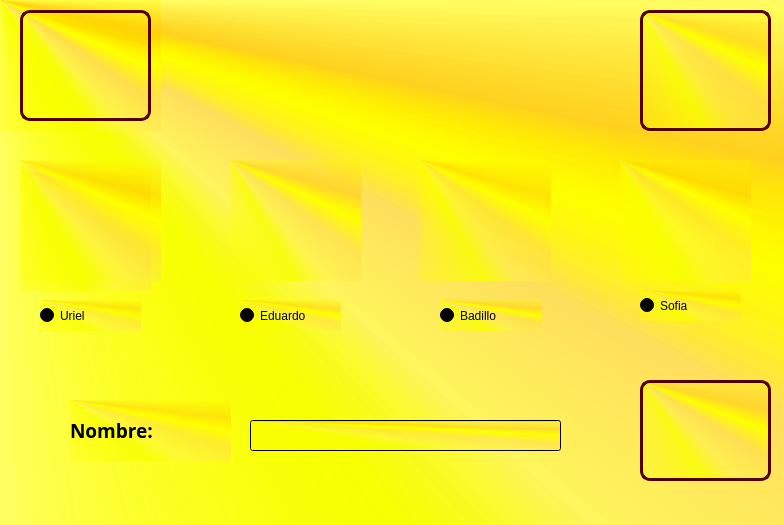
<?xml version="1.0" encoding="UTF-8"?>
<ui version="4.0">
 <class>MainWindow</class>
 <widget class="QMainWindow" name="MainWindow">
  <property name="geometry">
   <rect>
    <x>0</x>
    <y>0</y>
    <width>784</width>
    <height>525</height>
   </rect>
  </property>
  <property name="windowTitle">
   <string>MainWindow</string>
  </property>
  <property name="styleSheet">
   <string notr="true">background-color: rgb(255, 167, 169);
background-color: qconicalgradient(cx:0, cy:0, angle:135, stop:0 rgba(255, 255, 0, 69), stop:0.375 rgba(255, 255, 0, 69), stop:0.423533 rgba(251, 255, 0, 145), stop:0.45 rgba(247, 255, 0, 208), stop:0.477581 rgba(255, 244, 71, 130), stop:0.518717 rgba(255, 218, 71, 130), stop:0.55 rgba(255, 255, 0, 255), stop:0.57754 rgba(255, 203, 0, 130), stop:0.625 rgba(255, 255, 0, 69), stop:1 rgba(255, 255, 0, 69));</string>
  </property>
  <widget class="QWidget" name="centralwidget">
   <widget class="QLabel" name="label">
    <property name="geometry">
     <rect>
      <x>0</x>
      <y>0</y>
      <width>161</width>
      <height>131</height>
     </rect>
    </property>
    <property name="text">
     <string/>
    </property>
    <property name="pixmap">
     <pixmap>:/Variadas/logo uat.jpg</pixmap>
    </property>
    <property name="scaledContents">
     <bool>true</bool>
    </property>
   </widget>
   <widget class="QLabel" name="label_3">
    <property name="geometry">
     <rect>
      <x>640</x>
      <y>380</y>
      <width>131</width>
      <height>101</height>
     </rect>
    </property>
    <property name="styleSheet">
     <string notr="true">border: 3px solid ;
border-color: rgb(85, 0, 0);
border-radius: 10px;
</string>
    </property>
    <property name="text">
     <string/>
    </property>
    <property name="pixmap">
     <pixmap resource="../recursos.qrc">:/Logos/Imagenes/equipo.jpeg</pixmap>
    </property>
    <property name="scaledContents">
     <bool>true</bool>
    </property>
   </widget>
   <widget class="QLabel" name="img_persona">
    <property name="geometry">
     <rect>
      <x>20</x>
      <y>170</y>
      <width>131</width>
      <height>121</height>
     </rect>
    </property>
    <property name="text">
     <string/>
    </property>
    <property name="pixmap">
     <pixmap>:/Variadas/GonzalezUriel.png</pixmap>
    </property>
    <property name="scaledContents">
     <bool>true</bool>
    </property>
   </widget>
   <widget class="QLabel" name="label_4">
    <property name="geometry">
     <rect>
      <x>70</x>
      <y>400</y>
      <width>161</width>
      <height>61</height>
     </rect>
    </property>
    <property name="font">
     <font>
      <family>Agency FB</family>
      <pointsize>14</pointsize>
      <weight>75</weight>
      <bold>true</bold>
     </font>
    </property>
    <property name="text">
     <string>Nombre:</string>
    </property>
   </widget>
   <widget class="QLabel" name="label_5">
    <property name="geometry">
     <rect>
      <x>20</x>
      <y>160</y>
      <width>141</width>
      <height>121</height>
     </rect>
    </property>
    <property name="styleSheet">
     <string notr="true">border-color: rgb(0, 170, 127);
border radious</string>
    </property>
    <property name="text">
     <string/>
    </property>
    <property name="pixmap">
     <pixmap resource="../recursos.qrc">:/Variadas/Imagenes/GonzalezUriel.png</pixmap>
    </property>
    <property name="scaledContents">
     <bool>true</bool>
    </property>
   </widget>
   <widget class="QLabel" name="label_6">
    <property name="geometry">
     <rect>
      <x>230</x>
      <y>160</y>
      <width>131</width>
      <height>121</height>
     </rect>
    </property>
    <property name="text">
     <string/>
    </property>
    <property name="pixmap">
     <pixmap resource="../recursos.qrc">:/Variadas/Imagenes/JuarezBeltran.png</pixmap>
    </property>
    <property name="scaledContents">
     <bool>true</bool>
    </property>
   </widget>
   <widget class="QLabel" name="label_7">
    <property name="geometry">
     <rect>
      <x>420</x>
      <y>160</y>
      <width>131</width>
      <height>121</height>
     </rect>
    </property>
    <property name="text">
     <string/>
    </property>
    <property name="pixmap">
     <pixmap resource="../recursos.qrc">:/Variadas/Imagenes/badillo .png</pixmap>
    </property>
    <property name="scaledContents">
     <bool>true</bool>
    </property>
   </widget>
   <widget class="QLabel" name="label_8">
    <property name="geometry">
     <rect>
      <x>620</x>
      <y>160</y>
      <width>131</width>
      <height>121</height>
     </rect>
    </property>
    <property name="text">
     <string/>
    </property>
    <property name="pixmap">
     <pixmap resource="../recursos.qrc">:/Variadas/Imagenes/sofi.png</pixmap>
    </property>
    <property name="scaledContents">
     <bool>true</bool>
    </property>
   </widget>
   <widget class="QLabel" name="label_10">
    <property name="geometry">
     <rect>
      <x>640</x>
      <y>10</y>
      <width>131</width>
      <height>121</height>
     </rect>
    </property>
    <property name="styleSheet">
     <string notr="true">border: 3px solid ;
border-color: rgb(85, 0, 0);
border-radius: 10px;
</string>
    </property>
    <property name="text">
     <string/>
    </property>
    <property name="pixmap">
     <pixmap resource="../recursos.qrc">:/Logos/Imagenes/logo fians.jpg</pixmap>
    </property>
    <property name="scaledContents">
     <bool>true</bool>
    </property>
   </widget>
   <widget class="QLabel" name="label_11">
    <property name="geometry">
     <rect>
      <x>20</x>
      <y>10</y>
      <width>131</width>
      <height>111</height>
     </rect>
    </property>
    <property name="styleSheet">
     <string notr="true">border: 3px solid ;
border-color: rgb(85, 0, 0);
border-radius: 10px;
</string>
    </property>
    <property name="text">
     <string/>
    </property>
    <property name="textFormat">
     <enum>Qt::AutoText</enum>
    </property>
    <property name="pixmap">
     <pixmap resource="../recursos.qrc">:/Logos/Imagenes/logo uat.jpg</pixmap>
    </property>
    <property name="scaledContents">
     <bool>true</bool>
    </property>
    <property name="wordWrap">
     <bool>false</bool>
    </property>
    <property name="margin">
     <number>0</number>
    </property>
    <property name="indent">
     <number>-1</number>
    </property>
   </widget>
   <widget class="QRadioButton" name="rbUriel">
    <property name="geometry">
     <rect>
      <x>40</x>
      <y>300</y>
      <width>101</width>
      <height>31</height>
     </rect>
    </property>
    <property name="text">
     <string>Uriel</string>
    </property>
   </widget>
   <widget class="QRadioButton" name="rbEduardo">
    <property name="geometry">
     <rect>
      <x>240</x>
      <y>300</y>
      <width>101</width>
      <height>31</height>
     </rect>
    </property>
    <property name="text">
     <string>Eduardo</string>
    </property>
   </widget>
   <widget class="QRadioButton" name="rbBadillo">
    <property name="geometry">
     <rect>
      <x>440</x>
      <y>300</y>
      <width>101</width>
      <height>31</height>
     </rect>
    </property>
    <property name="text">
     <string>Badillo</string>
    </property>
   </widget>
   <widget class="QRadioButton" name="rbSofia">
    <property name="geometry">
     <rect>
      <x>640</x>
      <y>290</y>
      <width>101</width>
      <height>31</height>
     </rect>
    </property>
    <property name="text">
     <string>Sofia</string>
    </property>
   </widget>
   <widget class="QLineEdit" name="lineEdit">
    <property name="geometry">
     <rect>
      <x>250</x>
      <y>420</y>
      <width>311</width>
      <height>31</height>
     </rect>
    </property>
   </widget>
  </widget>
 </widget>
 <resources>
  <include location="../recursos.qrc"/>
 </resources>
 <connections/>
</ui>
